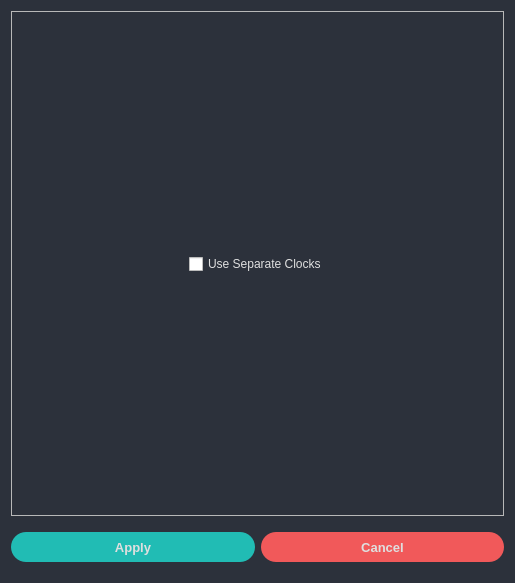
<?xml version="1.0" encoding="UTF-8"?>
<ui version="4.0">
 <class>OTNConfigurationsWindow</class>
 <widget class="QWidget" name="OTNConfigurationsWindow">
  <property name="geometry">
   <rect>
    <x>0</x>
    <y>0</y>
    <width>515</width>
    <height>583</height>
   </rect>
  </property>
  <property name="windowTitle">
   <string>Configurations</string>
  </property>
  <property name="windowIcon">
   <iconset resource="../res/res.qrc">
    <normaloff>:/icons/icons/design_creator_icon.ico</normaloff>:/icons/icons/design_creator_icon.ico</iconset>
  </property>
  <property name="styleSheet">
   <string notr="true">#OTNConfigurationsWindow, #scrollAreaWidgetContents{
                background-color: rgb(44, 49, 59);
                }
                /* Label */
                QCheckBox{
                color: rgb(223, 223, 223);
                font: 87 9pt &quot;Segoe UI Black&quot;;
                }
                /* Button */
                QPushButton {
                border: 0px solid rgb(52, 59, 72);
                background-color: rgb(52, 59, 72);
                color: rgb(223, 223, 223);
                border-radius: 15px;
                margin-right:10px;
                }
                QPushButton:hover {
                background-color: rgb(57, 65, 80);
                border: 5px solid transparent;
                }
                QPushButton:pressed {
                background-color: rgb(35, 40, 49);
                border: 7px solid transparent;
                }
                /* ComboBox */
                QScrollBar:horizontal {
                border: none;
                background: rgb(52, 59, 72);
                height: 14px;
                margin: 0px 21px 0 21px;
                border-radius: 0px;
                }
                QFrame QScrollBar:vertical {
                border: none;
                background: rgb(52, 59, 72);
                width: 14px;
                margin: 21px 0 21px 0;
                border-radius: 0px;
                }

                QScrollBar::handle:horizontal {
                background: rgb(85, 170, 255);
                min-width: 25px;
                border-radius: 7px
                }
                QScrollBar::add-line:horizontal {
                border: none;
                background: rgb(55, 63, 77);
                width: 20px;
                border-top-right-radius: 7px;
                border-bottom-right-radius: 7px;
                subcontrol-position: right;
                subcontrol-origin: margin;
                }
                QScrollBar::sub-line:horizontal {
                border: none;
                background: rgb(55, 63, 77);
                width: 20px;
                border-top-left-radius: 7px;
                border-bottom-left-radius: 7px;
                subcontrol-position: left;
                subcontrol-origin: margin;
                }
                QScrollBar::up-arrow:horizontal, QScrollBar::down-arrow:horizontal
                {
                background: none;
                }
                QScrollBar::add-page:horizontal, QScrollBar::sub-page:horizontal
                {
                background: none;
                }
                QScrollBar::handle:vertical {
                background: rgb(85, 170, 255);
                min-height: 25px;
                border-radius: 7px
                }
                QScrollBar::add-line:vertical {
                border: none;
                background: rgb(55, 63, 77);
                height: 20px;
                border-bottom-left-radius: 7px;
                border-bottom-right-radius: 7px;
                subcontrol-position: bottom;
                subcontrol-origin: margin;
                }
                QScrollBar::sub-line:vertical {
                border: none;
                background: rgb(55, 63, 77);
                height: 20px;
                border-top-left-radius: 7px;
                border-top-right-radius: 7px;
                subcontrol-position: top;
                subcontrol-origin: margin;
                }
                QScrollBar::up-arrow:vertical, QScrollBar::down-arrow:vertical {
                background: none;
                }

                QScrollBar::add-page:vertical, QScrollBar::sub-page:vertical {
                background: none;
                }
                QComboBox {
                background-color: rgb(52, 59, 72);
                border: 1px solid rgb(49, 54, 65);
                height: 30px;
                border-radius: 10px;
                padding-left: 10px;
                padding-right: 15px;
                color: rgb(223, 223, 223);
                }
                QComboBox QAbstractItemView {
                background-color:rgb(27, 29, 35);
                border: 0px;
                color: #fff;
                selection-background-color: rgb(64, 71, 88);
                }
                QComboBox::drop-down {
                border: 0px;
                }
                QComboBox::down-arrow{
                image: url(&quot;:/icons/icons/cil-chevron-bottom.png&quot;);
                width:15px;
                height:15px;
                margin-right:15px;
                }
                QComboBox:on {
                border: 0px solid rgb(61, 70, 86);
                background-color: rgb(57, 65, 80)
                }
                QComboBox QListView {
                background-color: rgb(27, 29, 35);
                border-radius: 10px;
                color: #FFF;
                padding: 10px;
                }
            </string>
  </property>
  <layout class="QVBoxLayout" name="verticalLayout">
   <item>
    <widget class="QScrollArea" name="scrollArea">
     <property name="widgetResizable">
      <bool>true</bool>
     </property>
     <widget class="QWidget" name="scrollAreaWidgetContents">
      <property name="geometry">
       <rect>
        <x>0</x>
        <y>0</y>
        <width>491</width>
        <height>500</height>
       </rect>
      </property>
      <layout class="QVBoxLayout" name="verticalLayout_2">
       <item>
        <spacer name="verticalSpacer">
         <property name="orientation">
          <enum>Qt::Vertical</enum>
         </property>
         <property name="sizeHint" stdset="0">
          <size>
           <width>20</width>
           <height>40</height>
          </size>
         </property>
        </spacer>
       </item>
       <item>
        <layout class="QHBoxLayout" name="horizontalLayout_2">
         <item>
          <spacer name="horizontalSpacer">
           <property name="orientation">
            <enum>Qt::Horizontal</enum>
           </property>
           <property name="sizeHint" stdset="0">
            <size>
             <width>40</width>
             <height>20</height>
            </size>
           </property>
          </spacer>
         </item>
         <item>
          <widget class="QCheckBox" name="separate_clocks_check_box">
           <property name="text">
            <string>Use Separate Clocks</string>
           </property>
          </widget>
         </item>
         <item>
          <spacer name="horizontalSpacer_2">
           <property name="orientation">
            <enum>Qt::Horizontal</enum>
           </property>
           <property name="sizeHint" stdset="0">
            <size>
             <width>40</width>
             <height>20</height>
            </size>
           </property>
          </spacer>
         </item>
        </layout>
       </item>
       <item>
        <spacer name="verticalSpacer_2">
         <property name="orientation">
          <enum>Qt::Vertical</enum>
         </property>
         <property name="sizeHint" stdset="0">
          <size>
           <width>20</width>
           <height>40</height>
          </size>
         </property>
        </spacer>
       </item>
      </layout>
     </widget>
    </widget>
   </item>
   <item>
    <layout class="QHBoxLayout" name="horizontalLayout">
     <item>
      <widget class="QPushButton" name="pushButtonApply">
       <property name="minimumSize">
        <size>
         <width>100</width>
         <height>50</height>
        </size>
       </property>
       <property name="font">
        <font>
         <pointsize>10</pointsize>
         <weight>75</weight>
         <bold>true</bold>
        </font>
       </property>
       <property name="styleSheet">
        <string notr="true">QPushButton {
                                    margin: 10 0 10 0;
                                    background-color: rgb(33, 188, 180);
                                    }

                                    QPushButton:hover {
                                    background-color: rgb(84, 195, 195);
                                    }

                                    QPushButton:pressed {
                                    background-color: rgb(25, 154, 147);
                                    }
                                </string>
       </property>
       <property name="text">
        <string>Apply</string>
       </property>
      </widget>
     </item>
     <item>
      <widget class="QPushButton" name="pushButtonCancel">
       <property name="minimumSize">
        <size>
         <width>100</width>
         <height>50</height>
        </size>
       </property>
       <property name="font">
        <font>
         <pointsize>10</pointsize>
         <weight>75</weight>
         <bold>true</bold>
        </font>
       </property>
       <property name="styleSheet">
        <string notr="true">QPushButton {
                                    margin: 10 0 10 0;
                                    background-color: rgb(241, 89, 90);
                                    }

                                    QPushButton:hover {
                                    background-color: rgb(255, 102, 102);
                                    }

                                    QPushButton:pressed {
                                    background-color: rgb(202, 75, 75);
                                    }
                                </string>
       </property>
       <property name="text">
        <string>Cancel</string>
       </property>
      </widget>
     </item>
    </layout>
   </item>
  </layout>
 </widget>
 <resources>
  <include location="../res/res.qrc"/>
 </resources>
 <connections/>
</ui>
